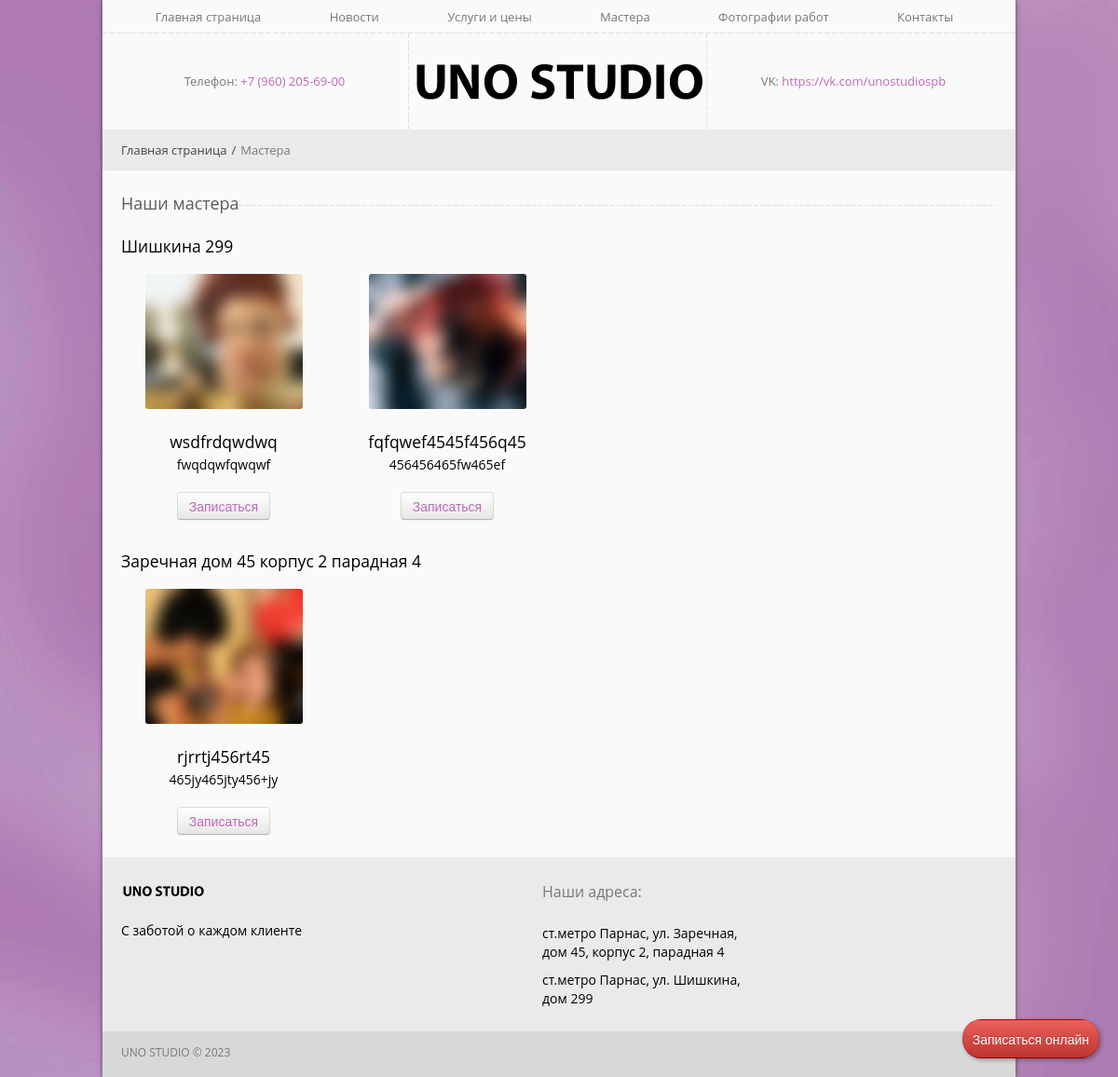
The app's page /masters/, older data.
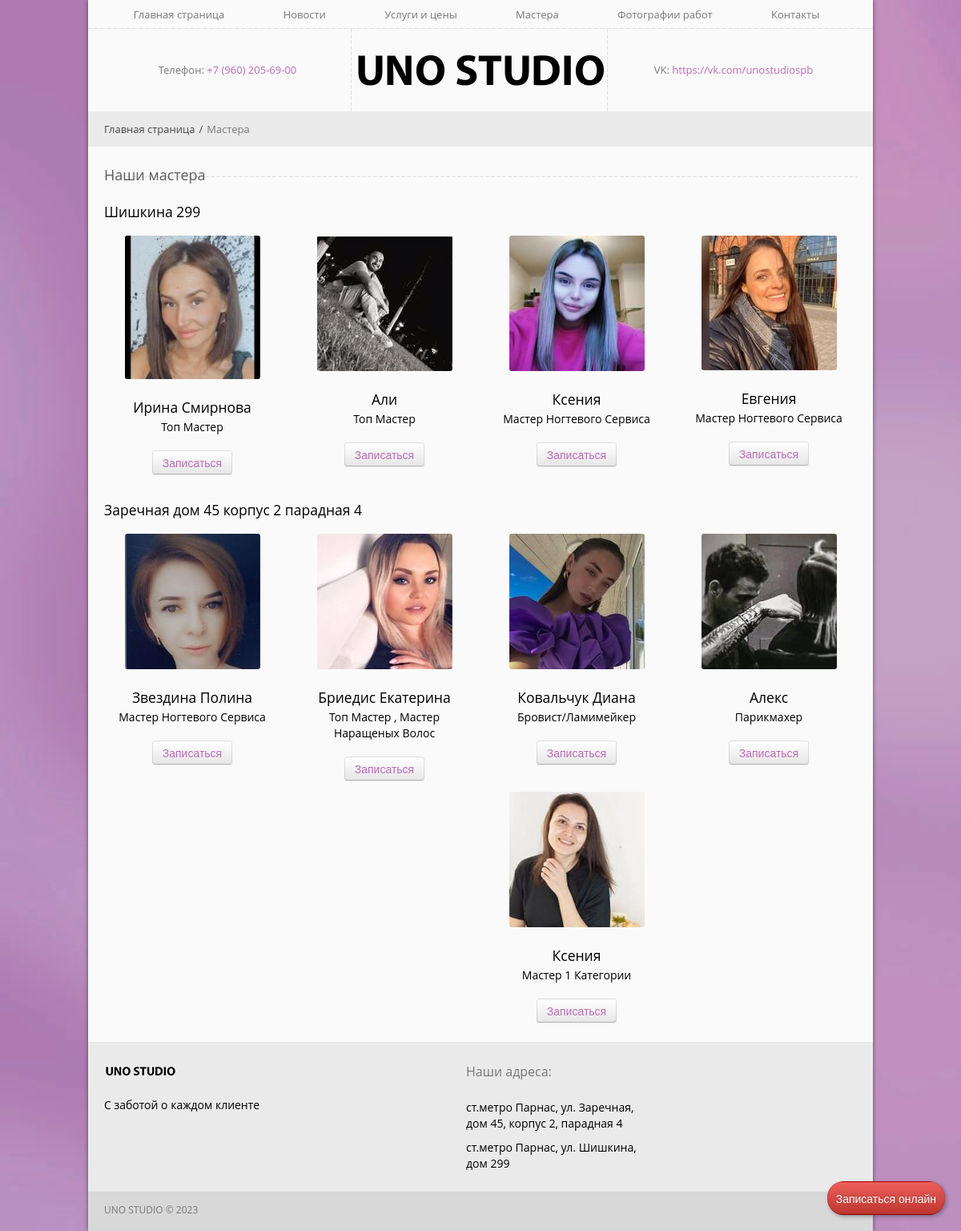
The same page, newer data.
### masters/models.py (models this page shows, shortened)
class Master(models.Model):
    LOCATION = (
        ('1', 'Шишкина'),
        ('2', 'Заречная')
    )
    photo = models.ImageField(upload_to='masters/images/', verbose_name='Выберите изображение')
    name = models.CharField(max_length=200, verbose_name='Введите имя мастера')
    specialization = models.TextField(verbose_name='Введите направление деятельности мастера')
    link = models.URLField(verbose_name='Ссылка на мастера')
    location = models.CharField(max_length=1, choices=LOCATION, verbose_name='Выберите место работы мастера')
    class Meta:
        verbose_name = 'Мастера'
        verbose_name_plural = 'Мастера'

### masters/views.py (the view)
# urls.py: path("masters/", views.masters, name='masters'),
def masters(request):
    master = Master.objects.order_by('name')
    master1 = Master.objects.filter(location='1')
    master2 = Master.objects.filter(location='2')
    masters_all = {
        'masters': master,
        'master1': master1,
        'master2': master2
    }
    return render(request, 'masters/masters.html', masters_all)

### masters/templates/masters/masters.html
{% extends 'discount/base.html' %}
{% load static %}
{% block content %}
<section>
<div class="breadcrumb">
				<div>
					<a href="{% url 'discount:index' %}">Главная страница</a><span>/</span>Мастера
				</div>
			</div>
<h2 class="title">Наши мастера</h2>
                    <h4>Шишкина 299</h4>
                	<div class="row">
                        {% for master in master1 %}
                        <div class="span3">
                            <div class="profile">
                            	<img alt="" src="{{ master.photo.url }}">
                                <h4>{{ master.name }}</h4>
                                <div class="profile_title">{{ master.specialization }}</div>
                                    <div class="btn-group" style="margin: 9px 0;">
                                        <button class="btn"><a href="{{ master.link }}" target="_blank">Записаться</a></button>
                                    </div>
                            </div>
                        </div>
                        {% endfor %}
                    </div>
                    <h4>Заречная дом 45 корпус 2 парадная 4</h4>
                	<div class="row">
                        {% for master in master2 %}
                        <div class="span3">
                            <div class="profile">
                            	<img alt="" src="{{ master.photo.url }}">
                                <h4>{{ master.name}}</h4>
                                <div class="profile_title">{{ master.specialization }}</div>
                                <div class="btn-group" style="margin: 9px 0;">
                                        <button class="btn"><a href="{{ master.link }}">Записаться</a></button>
                                </div>
                            </div>
                        </div>
                        {% endfor %}
                    </div>
</section>
{% endblock %}

Row changes from the older to the newer data that the page shows:
removed Master: photo (picture), name "wsdfrdqwdwq", specialization "fwqdqwfqwqwf", shown under "Шишкина 299"
removed Master: photo (picture), name "fqfqwef4545f456q45", specialization "456456465fw465ef", shown under "Шишкина 299"
removed Master: photo (picture), name "rjrrtj456rt45", specialization "465jy465jty456+jy", shown under "Заречная дом 45 корпус 2 парадная 4"
added Master: photo (picture), name "Ирина Смирнова", specialization "Топ Мастер", shown under "Шишкина 299"
added Master: photo (picture), name "Али", specialization "Топ Мастер", shown under "Шишкина 299"
added Master: photo (picture), name "Ксения", specialization "Мастер Ногтевого Сервиса", shown under "Шишкина 299"
added Master: photo (picture), name "Евгения", specialization "Мастер Ногтевого Сервиса", shown under "Шишкина 299"
added Master: photo (picture), name "Звездина Полина", specialization "Мастер Ногтевого Сервиса", shown under "Заречная дом 45 корпус 2 парадная 4"
added Master: photo (picture), name "Бриедис Екатерина", specialization "Топ Мастер , Мастер Наращеных Волос", shown under "Заречная дом 45 корпус 2 парадная 4"
added Master: photo (picture), name "Ковальчук Диана", specialization "Бровист/Ламимейкер", shown under "Заречная дом 45 корпус 2 парадная 4"
added Master: photo (picture), name "Алекс", specialization "Парикмахер", shown under "Заречная дом 45 корпус 2 парадная 4"
added Master: photo (picture), name "Ксения", specialization "Мастер 1 Категории", shown under "Заречная дом 45 корпус 2 парадная 4"
